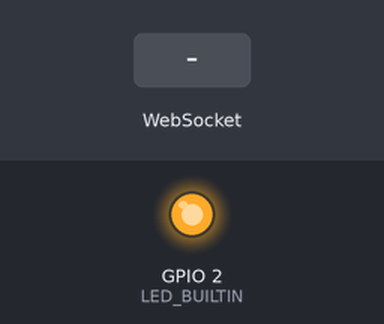
Bench run of a sketch on a simulated ESP8266 (NodeMCU). Shown: output pins drawn as LEDs (lit = HIGH, except the on-board LED, lit = LOW). The test bench sets the inputs (shaded band). WiFi joins after 1.5 s; servers stay silent unless stated; what the sketch prints to the serial monitor is not drawn.

Above: at 2.7 s.
2.8 s: WebSocket text "0" received
At 3.8 s:
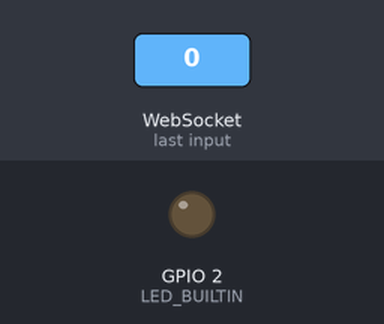
5.0 s: WebSocket text "5" received
At 6.6 s:
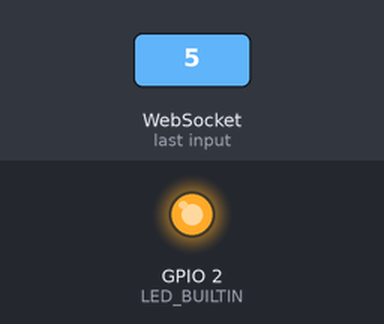
7.0 s: WebSocket text "90" received
At 8.1 s:
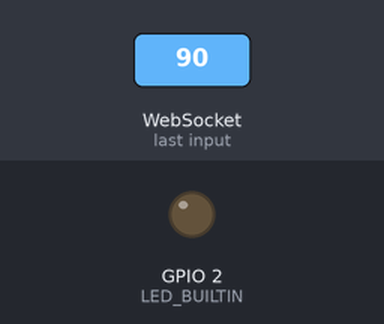
Timing chart, 0 to 10.0 s (numbered marks = the images above; inputs shaded):
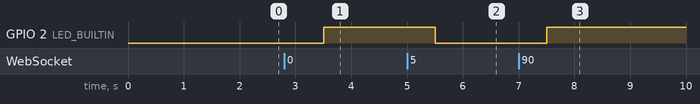

Measured:
- after the input at 2.8 s, GPIO 2 (LED_BUILTIN): LOW → HIGH after 0.70 s
- after the input at 5.0 s, GPIO 2 (LED_BUILTIN): HIGH → LOW after 0.50 s
- after the input at 7.0 s, GPIO 2 (LED_BUILTIN): LOW → HIGH after 0.51 s

The sketch:

bmp180_gui.ino
```cpp
// (licence header left out)
#include <ESP8266WiFi.h>
#include <ESP8266WebServer.h>
#include <WebSocketsServer.h>
/*#include <Adafruit_BMP085.h>*/
#include <Ticker.h>

// Collecting BMP180 sensor data
Ticker timer;
//Adafruit_BMP085 bmp;
bool get_data = true;

// Connecting to the Internet
char * ssid = "AAMasud";
char * password = "01715066131";
const int trigPin = 12;
const int echoPin = 14;
int LedState = 0;
//define sound velocity in cm/uS
#define SOUND_VELOCITY 0.034
#define CM_TO_INCH 0.393701

long duration;
float distanceCm;
float distanceInch;
int i=0;
// Running a web server
ESP8266WebServer server;

// Adding a websocket to the server
WebSocketsServer webSocket = WebSocketsServer(81);

// Serving a web page (from flash memory)
// formatted as a string literal!
char webpage[] PROGMEM = R"=====(
<html>
<!-- Adding a data chart using Chart.js -->
<head>
  <link href="/your-path-to-fontawesome/css/fontawesome.css" rel="stylesheet">
  <link href="/your-path-to-fontawesome/css/brands.css" rel="stylesheet">
  <link href="/your-path-to-fontawesome/css/solid.css" rel="stylesheet">
  <script src='https://cdnjs.cloudflare.com/ajax/libs/Chart.js/2.5.0/Chart.min.js'></script>

  <style>
    .arrows {
      font-size:70px;
      color:red;
    }
    .circularArrows {
      font-size:80px;
      color:blue;
    }
    td {
      background-color:black;
      text-align: center;
      border-radius:25%;
      box-shadow: 5px 5px #888888;
    }
    td:active {
      transform: translate(5px,5px);
      box-shadow: none;
    }
    .noselect {
      -webkit-touch-callout: none; /* iOS Safari */
        -webkit-user-select: none; /* Safari */
         -khtml-user-select: none; /* Konqueror HTML */
           -moz-user-select: none; /* Firefox */
            -ms-user-select: none; /* Internet Explorer/Edge */
                user-select: none; /* Non-prefixed version, currently
                                      supported by Chrome and Opera */
    }
    .div_mod{

        margin: auto;
        width: 50%;
        border: 3px solid green;
        padding: 10px;
        margin-top: 10%;
    }
    </style>
</head>
<body onload="javascript:init()">
<!-- Adding a slider for controlling data rate -->
<div id="LED" style="font-size: xx-large; text-align: center; margin-top: 10%;">LED HERE</div>

<table id="mainTable" style="width:400px;margin:auto;table-layout:fixed" CELLSPACING=10>
          <tr>
              <!-- <td onclick='onTouchStartAndEnd("5")' ><span class="arrows" >&#11017;</span></td> -->
              <td style="background-color:white;box-shadow:none"></td>
              <td onclick="sendDataRate(1.0)" ><span class="arrows" >&#8679;</span></td>
              <td style="background-color:white;box-shadow:none"></td>
              <!-- <td onclick='onTouchStartAndEnd("6")' ><span class="arrows" >&#11016;</span></td> -->
          </tr>

          <tr>
              <td onclick="sendDataRate(3.0)" ><span class="arrows" >&#8678;</span></td>
              <td onclick="sendDataRate(0.0)"><span class="arrows" >&#129197;</td>
              <td onclick="sendDataRate(4.0)" ><span class="arrows" >&#8680;</span></td>
          </tr>

          <tr>
              <!-- <td onclick='onTouchStartAndEnd("7")'><span class="arrows" >&#11019;</span></td> -->
              <td style="background-color:white;box-shadow:none"></td>
              <td onclick="sendDataRate(2.0)" ><span class="arrows" >&#8681;</span></td>
              <td style="background-color:white;box-shadow:none"></td>
              <!-- <td onclick='onTouchStartAndEnd("8")' ><span class="arrows" >&#11018;</span></td> -->
          </tr>
        </table>

<!-- Adding a websocket to the client (webpage) -->
<script>
  var i = 0;
  var webSocket;
  function init() {
    document.getElementById("LED").innerHTML = "Please Wait, Stabilizing Connection . . .";
    webSocket = new WebSocket('ws://' + window.location.hostname + ':81/');

    webSocket.onmessage = function(event) {
      var data = JSON.parse(event.data);
      if(i == 0)
      {
        document.getElementById("LED").innerHTML = "Connected";
        i=1;
      }
//      else{
//        //document.getElementById("LED").innerHTML = "Received"+data.value.toString();
//      }
    }
  }
  function sendDataRate(dataRate){
    //var dataRate = document.getElementById("dataRateSlider").value;
    webSocket.send(dataRate);
    //dataRate = 1.0/dataRate;
    document.getElementById("LED").innerHTML = "Sent"+dataRate.toString();
  }
</script>
</body>
</html>
)=====";

void setup() {
  // put your setup code here, to run once:
  pinMode(LED_BUILTIN, OUTPUT);
  digitalWrite(LED_BUILTIN,LOW);
  WiFi.begin(ssid, password);
  Serial.begin(115200);
  while(WiFi.status()!=WL_CONNECTED) {
    Serial.print(".");
    delay(500);
  }
  Serial.println("");
  Serial.print("IP Address: ");
  Serial.println(WiFi.localIP());

  server.on("/",[](){
    server.send_P(200, "text/html", webpage);
  });
  server.begin();
  webSocket.begin();
  webSocket.onEvent(webSocketEvent);

  timer.attach(0.1, getData);
}

void loop() {
  // put your main code here, to run repeatedly:
  float val = LedState;
  webSocket.loop();
  server.handleClient();
  if(get_data){
    String json = "{\"value\":";
    json += i;
    json += "}";
    webSocket.broadcastTXT(json.c_str(), json.length());
    get_data = false;
  }
  delay(1000);
}

void getData() {
  get_data = true;
  i++;
}

void webSocketEvent(uint8_t num, WStype_t type, uint8_t * payload, size_t length){
  // Do something with the data from the client
  if(type == WStype_TEXT){
    float dataRate = (float) atof((const char *) &payload[0]);

    /*Forward = 1| Backwards = 2| Left = 3 | Right = 4 |Stop = 0*/
    Serial.println(dataRate);
    if(dataRate == 1.0)
    {
      Serial.println("Moving Forward");
      //write your code here
    }
    else if(dataRate == 2.0)
    {
      Serial.println("Moving Backward");
      //write your code here
    }
    else if(dataRate == 3.0)
    {
      Serial.println("Moving Left");
      //write your code here
    }
    else if(dataRate == 4.0)
    {
      Serial.println("Moving Right");
      //write your code here
    }
    else if(dataRate == 0.0)
    {
      Serial.println("Stopping");
      //write your code here
    }

    if(LedState == 0)
    {
      digitalWrite(LED_BUILTIN,HIGH);
      LedState = 1;
    }
    else
    {
      digitalWrite(LED_BUILTIN,LOW);
      LedState = 0;
    }
    timer.detach();
    timer.attach(0.1, getData);
  }
}
```
